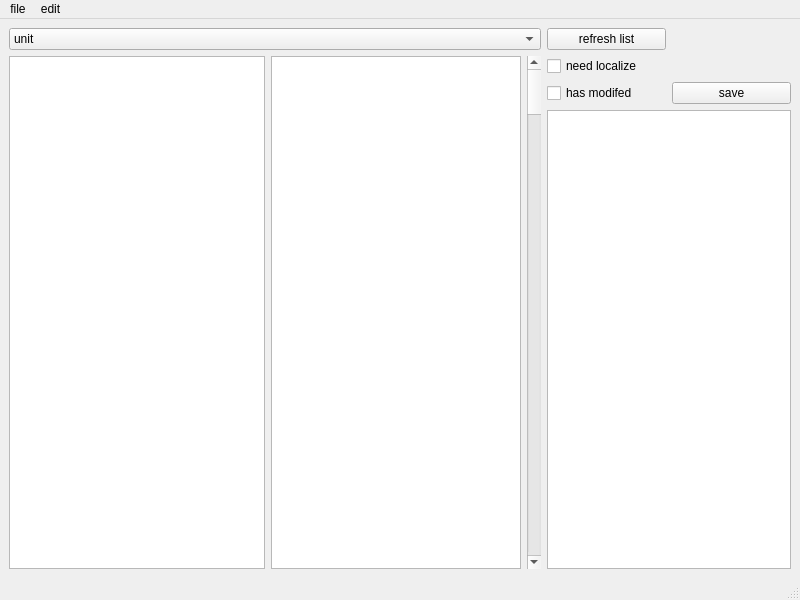
<?xml version="1.0" encoding="UTF-8"?>
<ui version="4.0">
 <class>MainWindow</class>
 <widget class="QMainWindow" name="MainWindow">
  <property name="geometry">
   <rect>
    <x>0</x>
    <y>0</y>
    <width>800</width>
    <height>600</height>
   </rect>
  </property>
  <property name="windowTitle">
   <string>MainWindow</string>
  </property>
  <widget class="QWidget" name="centralwidget">
   <layout class="QGridLayout" name="gridLayout">
    <item row="0" column="0" rowspan="4">
     <layout class="QVBoxLayout" name="verticalLayout">
      <item>
       <widget class="QComboBox" name="unit_type">
        <item>
         <property name="text">
          <string>unit</string>
         </property>
        </item>
        <item>
         <property name="text">
          <string>breed</string>
         </property>
        </item>
        <item>
         <property name="text">
          <string>weapon</string>
         </property>
        </item>
        <item>
         <property name="text">
          <string>stuff</string>
         </property>
        </item>
       </widget>
      </item>
      <item>
       <layout class="QHBoxLayout" name="horizontalLayout" stretch="0,1,0">
        <property name="spacing">
         <number>6</number>
        </property>
        <item>
         <widget class="QTreeView" name="unit_tree">
          <property name="baseSize">
           <size>
            <width>0</width>
            <height>0</height>
           </size>
          </property>
          <property name="verticalScrollBarPolicy">
           <enum>Qt::ScrollBarAsNeeded</enum>
          </property>
          <property name="horizontalScrollBarPolicy">
           <enum>Qt::ScrollBarAsNeeded</enum>
          </property>
          <property name="autoScroll">
           <bool>false</bool>
          </property>
         </widget>
        </item>
        <item>
         <widget class="QListView" name="unit_hasdone">
          <property name="enabled">
           <bool>true</bool>
          </property>
          <property name="autoScroll">
           <bool>false</bool>
          </property>
         </widget>
        </item>
        <item>
         <widget class="QScrollBar" name="verticalScrollBar">
          <property name="orientation">
           <enum>Qt::Vertical</enum>
          </property>
         </widget>
        </item>
       </layout>
      </item>
     </layout>
    </item>
    <item row="0" column="1">
     <widget class="QPushButton" name="refresh">
      <property name="text">
       <string>refresh list</string>
      </property>
     </widget>
    </item>
    <item row="1" column="1">
     <widget class="QCheckBox" name="check_is_need_localize">
      <property name="enabled">
       <bool>true</bool>
      </property>
      <property name="mouseTracking">
       <bool>true</bool>
      </property>
      <property name="acceptDrops">
       <bool>false</bool>
      </property>
      <property name="text">
       <string>need localize</string>
      </property>
      <property name="tristate">
       <bool>false</bool>
      </property>
     </widget>
    </item>
    <item row="2" column="1">
     <widget class="QCheckBox" name="check_is_modifed">
      <property name="text">
       <string>has modifed</string>
      </property>
      <property name="tristate">
       <bool>false</bool>
      </property>
     </widget>
    </item>
    <item row="2" column="2">
     <widget class="QPushButton" name="save_unit">
      <property name="text">
       <string>save</string>
      </property>
     </widget>
    </item>
    <item row="3" column="1" colspan="2">
     <widget class="QTextEdit" name="edit_unit"/>
    </item>
   </layout>
  </widget>
  <widget class="QMenuBar" name="menubar">
   <property name="geometry">
    <rect>
     <x>0</x>
     <y>0</y>
     <width>800</width>
     <height>26</height>
    </rect>
   </property>
   <widget class="QMenu" name="menuedit">
    <property name="title">
     <string>edit</string>
    </property>
    <addaction name="actionsettings"/>
   </widget>
   <widget class="QMenu" name="menufile">
    <property name="title">
     <string>file</string>
    </property>
    <addaction name="actionsave"/>
    <addaction name="actionredo"/>
    <addaction name="actionexit"/>
   </widget>
   <addaction name="menufile"/>
   <addaction name="menuedit"/>
  </widget>
  <widget class="QStatusBar" name="statusbar"/>
  <action name="actionsettings">
   <property name="text">
    <string>settings</string>
   </property>
  </action>
  <action name="actionsave">
   <property name="text">
    <string>save current type</string>
   </property>
   <property name="shortcut">
    <string>Ctrl+S</string>
   </property>
  </action>
  <action name="actionredo">
   <property name="text">
    <string>redo</string>
   </property>
  </action>
  <action name="actionexit">
   <property name="text">
    <string>exit</string>
   </property>
  </action>
 </widget>
 <resources/>
 <connections>
  <connection>
   <sender>actionexit</sender>
   <signal>triggered()</signal>
   <receiver>MainWindow</receiver>
   <slot>close()</slot>
   <hints>
    <hint type="sourcelabel">
     <x>-1</x>
     <y>-1</y>
    </hint>
    <hint type="destinationlabel">
     <x>399</x>
     <y>299</y>
    </hint>
   </hints>
  </connection>
  <connection>
   <sender>actionsettings</sender>
   <signal>triggered()</signal>
   <receiver>MainWindow</receiver>
   <slot>open_setting()</slot>
   <hints>
    <hint type="sourcelabel">
     <x>-1</x>
     <y>-1</y>
    </hint>
    <hint type="destinationlabel">
     <x>399</x>
     <y>299</y>
    </hint>
   </hints>
  </connection>
  <connection>
   <sender>refresh</sender>
   <signal>clicked()</signal>
   <receiver>MainWindow</receiver>
   <slot>read_unit()</slot>
   <hints>
    <hint type="sourcelabel">
     <x>646</x>
     <y>79</y>
    </hint>
    <hint type="destinationlabel">
     <x>399</x>
     <y>299</y>
    </hint>
   </hints>
  </connection>
  <connection>
   <sender>unit_type</sender>
   <signal>activated(QString)</signal>
   <receiver>MainWindow</receiver>
   <slot>change_show_box(QString)</slot>
   <hints>
    <hint type="sourcelabel">
     <x>244</x>
     <y>47</y>
    </hint>
    <hint type="destinationlabel">
     <x>399</x>
     <y>299</y>
    </hint>
   </hints>
  </connection>
  <connection>
   <sender>verticalScrollBar</sender>
   <signal>sliderMoved(int)</signal>
   <receiver>MainWindow</receiver>
   <slot>scrollbar_move(int)</slot>
   <hints>
    <hint type="sourcelabel">
     <x>467</x>
     <y>309</y>
    </hint>
    <hint type="destinationlabel">
     <x>399</x>
     <y>299</y>
    </hint>
   </hints>
  </connection>
  <connection>
   <sender>save_unit</sender>
   <signal>clicked()</signal>
   <receiver>MainWindow</receiver>
   <slot>save_cur_unit()</slot>
   <hints>
    <hint type="sourcelabel">
     <x>726</x>
     <y>459</y>
    </hint>
    <hint type="destinationlabel">
     <x>399</x>
     <y>299</y>
    </hint>
   </hints>
  </connection>
  <connection>
   <sender>unit_tree</sender>
   <signal>clicked(QModelIndex)</signal>
   <receiver>MainWindow</receiver>
   <slot>show_unit(QModelIndex)</slot>
   <hints>
    <hint type="sourcelabel">
     <x>138</x>
     <y>309</y>
    </hint>
    <hint type="destinationlabel">
     <x>399</x>
     <y>299</y>
    </hint>
   </hints>
  </connection>
  <connection>
   <sender>actionsave</sender>
   <signal>triggered()</signal>
   <receiver>MainWindow</receiver>
   <slot>save_current_type()</slot>
   <hints>
    <hint type="sourcelabel">
     <x>-1</x>
     <y>-1</y>
    </hint>
    <hint type="destinationlabel">
     <x>399</x>
     <y>299</y>
    </hint>
   </hints>
  </connection>
  <connection>
   <sender>check_is_need_localize</sender>
   <signal>clicked()</signal>
   <receiver>MainWindow</receiver>
   <slot>change_localize_state()</slot>
   <hints>
    <hint type="sourcelabel">
     <x>585</x>
     <y>435</y>
    </hint>
    <hint type="destinationlabel">
     <x>399</x>
     <y>299</y>
    </hint>
   </hints>
  </connection>
 </connections>
 <slots>
  <slot>readpath()</slot>
  <slot>quick_type_local()</slot>
  <slot>quick_type_res()</slot>
  <slot>open_setting()</slot>
  <slot>read_unit()</slot>
  <slot>change_show_box(QString)</slot>
  <slot>scrollbar_move(int)</slot>
  <slot>save_cur_unit()</slot>
  <slot>show_unit(QModelIndex)</slot>
  <slot>save_current_type()</slot>
  <slot>change_localize_state()</slot>
 </slots>
</ui>
